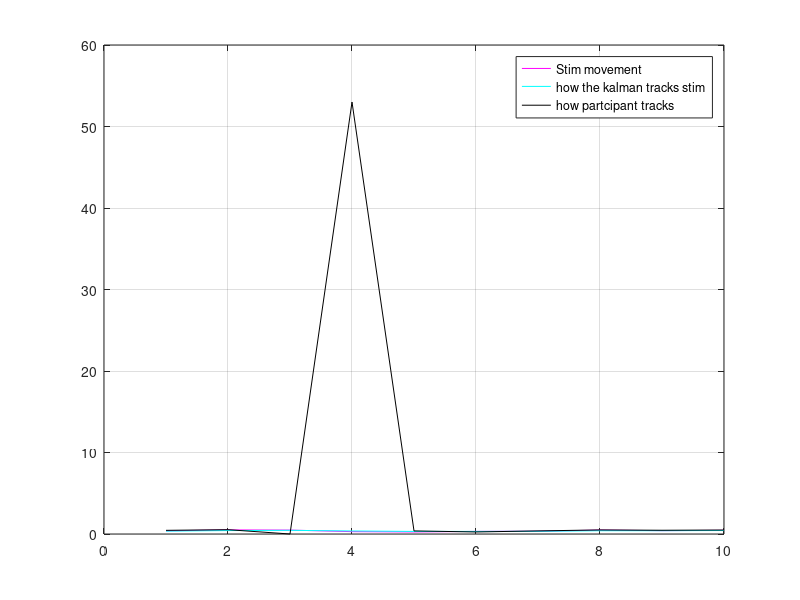

Source code (MATLAB):
%27014471509;-57.3335435238649;-51.1634861330904;-150.364066752811;-47.8948887608929;27.1291776387804;137.057547347594;-140.530117657153;-36.5066023797064];
Z=[0.39	0.50	0.48	0.29	0.25	0.32	0.34	0.48	0.41	0.45];
B= [ 0.45 0.53 0. 53 0.38 0.25 0.38 0.50 0.46 0.49];

Xinitial_time_point=0;
Pinitial=9;
R = 1;
Xhat = [];
Xhat(1)=Xinitial_time_point;
P(1)=Pinitial;
K(1)=P(1)/(P(1)+R);
Xhat (1)= Xhat(1)+ K(1)*(Z(1)-Xhat(1));
P(1)=(1-K(1))*P(1);
for k=2:length(Z), 
    Xhat(k)=Xhat(k-1);
    P(k)=P(k-1);
    K(k)=P(k)/(P(k)+R);%measurement update
    Xhat(k)=Xhat(k)+ K(k)*(Z(k)-Xhat(k));
    P(k)=P(k);%(1-K(k))*P(k);
   
end
plot(Z,'m')
hold on;
plot(Xhat,'c')
plot(B, 'k')
legend('Stim movement', 'how the kalman tracks stim', 'how partcipant tracks ') 

grid on
 


    